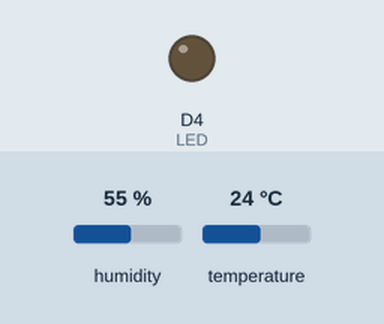
Recording of a sketch running on a simulated ESP8266 (NodeMCU). Parts: output pins drawn as LEDs (lit = HIGH). The inputs (shaded band) are chosen by the test bench; at power-on: humidity 55 %, temperature 24 °C. WiFi joins after 1.5 s; servers stay silent unless stated; what the sketch prints to the serial monitor is not drawn.

Above: at 33.64 s.
At 70.9 s:
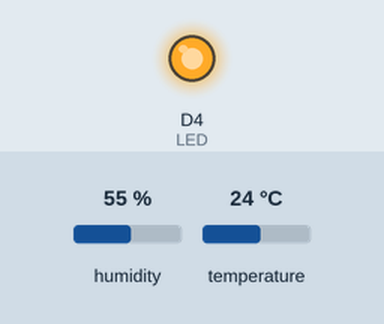
Timing chart, 0 to 71.5 s (numbered marks = the images above):
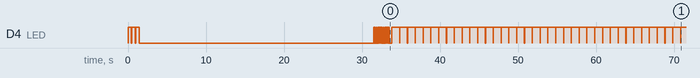

The sketch:

WeatherData.ino
```cpp
#include <DHT.h>
#include <ESP8266WiFi.h>
#include <ThingSpeak.h>
#include <Ticker.h>
#include <WiFiUDP.h>


// Wifi Configuration
char ssid[] = "";             // your network SSID (name)
char pass[] = "";             // your network password

// ThingSpeak Configuration
char writeApiKey[] = "";     // your ThingSpeak writeApiKey
int thingSpeakChannel = 0;   // your ThingSpeak channel

// Watchdog  ticker
Ticker secondTicker;
volatile int watchdogCount = 0;


int status = WL_IDLE_STATUS;
WiFiClient  client;
IPAddress ipBroadcast(192, 168, 178, 255);  // your local subnet Broadcast IP address

// A UDP instance to let us send packets over UDP
WiFiUDP Udp;

const int LDR = A0;  // Witty Cloud Light Sensor
const int LED = D4;  // OnBoard LED used to show status

// WittyCloud  data pin of sensor
//#define DHTPIN D5

// NodeMCU  data pin of sensor
#define DHTPIN D6

// Sensortype
#define DHTTYPE DHT21

int dataCount = 0;


// Initialise DHT
DHT dht(DHTPIN, DHTTYPE);


void ISRwatchdog() {

  watchdogCount++;

  if( watchdogCount >= 180 ) {
     //Serial.println();
     //Serial.println("the wd bites!");
     ESP.restart();
  }

}

// Setup function
void setup()
{
  pinMode(LDR, INPUT);
  pinMode(LED, OUTPUT);

  // Baudrate serial Debug Interface
  Serial.begin(115200);
  delay(10);

  // watchDog Ticker
  secondTicker.attach(1, ISRwatchdog);

  WiFi.mode(WIFI_STA);     // Switch off AP modus
  WiFi.begin(ssid, pass);

  ThingSpeak.begin(client);

  Serial.println();
  Serial.println();
  Serial.print("Connecting to ");
  Serial.println(ssid);

  while (WiFi.status() != WL_CONNECTED)
  {
    Serial.print(".");
    digitalWrite(LED, HIGH);
    delay(400);
    digitalWrite(LED, LOW);
    delay(100);
  }
  Serial.println("");
  Serial.println("WiFi connected");
  Serial.print("IP-Address: ");
  Serial.println(WiFi.localIP());
  Serial.print("MAC-Address: ");
  Serial.println(WiFi.macAddress());

  dht.begin();

  // Wait 30 seconds in case you want to power off
  // and wanted to see wifi connection status only
  delay(30*1000);
}


// main loop
void loop()
{
  watchdogCount = 0;

  // Read sensor data
  float h = dht.readHumidity();
  float t = dht.readTemperature();
  int   l = analogRead(LDR);

  // Is Not A Number
  // check data read
  if (isnan(h) || isnan(t) || isnan(l))
  {
    Serial.println("Error reading sensor data!");
    return;
  }

  // Write to ThingSpeak. There are up to 8 fields in a channel, allowing you to store up to 8 different
  // pieces of information in a channel.  Here, we write to field 1, 2 and 3.

  ThingSpeak.setField(1,t);
  ThingSpeak.setField(2,h);
  ThingSpeak.setField(3,l);


  // Debugausgabe
  Serial.print("Temperature: ");
  Serial.print(t);
  Serial.print(" Humidity: ");
  Serial.print(h);
  Serial.print(" Light: ");
  Serial.print(l);
  Serial.println(" - Send data to ThingSpeak");


  for( int i = 0; i < 20; i++)
  {
    digitalWrite(LED, HIGH);
    delay(50);
    digitalWrite(LED, LOW);
    delay(50);
  }
  // Write the fields that you've set all at once.
  ThingSpeak.writeFields(thingSpeakChannel, writeApiKey);
  int resultCode = ThingSpeak.getLastReadStatus();
  dataCount++;

  if(resultCode == 200)
  {
     Serial.print("ThingSpeak Write OK ");
  }
  else
  {
     Serial.print("Error reading message.  Status was: ");
     Serial.println(resultCode);
  }


   String count = "C:" +String(dataCount);
   String temp = "T:" +String(t);
   String hum = " F:" + String(h);
   String result_code = "R:" + String(resultCode);

   char CountData[count.length() + 1];
   count.toCharArray(CountData, count.length() + 1);

   char TempData[temp.length() + 1];
   temp.toCharArray(TempData, temp.length() + 1);

   char HumData[hum.length() + 1];
   hum.toCharArray(HumData, hum.length() + 1);

   char ResultData[result_code.length() + 1];
   result_code.toCharArray(ResultData, result_code.length() + 1);

   Serial.println("Sending UDP broadcast packet");
   Serial.println(WiFi.localIP());
   IPAddress ipBroadcast = WiFi.localIP();
   ipBroadcast[3] = 255;

   Udp.beginPacket(ipBroadcast, 4000);
   Udp.write("WeatherData ");
   Udp.write(CountData);
   Udp.write(TempData);
   Udp.write(HumData);
   Udp.write(ResultData);
   Udp.println(" 4242");
   Udp.endPacket();


  // Debugausgabe
  Serial.println("Wait for 5*3*20 secs");

  // 5 minute loop
  for( int i = 0; i < 5*60; i++)
  {

    // wait 1 second
    digitalWrite(LED, HIGH);
    delay(990);
    digitalWrite(LED, LOW);
    delay(10);
    watchdogCount = 0;
    yield();

  }
}
```

Measured:
- by itself, D4 (LED): HIGH → LOW at 0.41 s, → HIGH 0.10 s later, → LOW 0.40 s later, → HIGH 0.10 s later, … (120 changes in this stretch)
